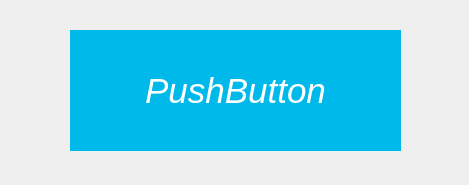
<?xml version="1.0" encoding="UTF-8"?>
<ui version="4.0">
 <class>button_widget</class>
 <widget class="QWidget" name="button_widget">
  <property name="geometry">
   <rect>
    <x>0</x>
    <y>0</y>
    <width>469</width>
    <height>185</height>
   </rect>
  </property>
  <property name="sizePolicy">
   <sizepolicy hsizetype="MinimumExpanding" vsizetype="MinimumExpanding">
    <horstretch>0</horstretch>
    <verstretch>0</verstretch>
   </sizepolicy>
  </property>
  <property name="windowTitle">
   <string>Form</string>
  </property>
  <property name="autoFillBackground">
   <bool>false</bool>
  </property>
  <widget class="QPushButton" name="button">
   <property name="geometry">
    <rect>
     <x>70</x>
     <y>30</y>
     <width>331</width>
     <height>121</height>
    </rect>
   </property>
   <property name="palette">
    <palette>
     <active>
      <colorrole role="WindowText">
       <brush brushstyle="SolidPattern">
        <color alpha="255">
         <red>255</red>
         <green>255</green>
         <blue>255</blue>
        </color>
       </brush>
      </colorrole>
      <colorrole role="Button">
       <brush brushstyle="SolidPattern">
        <color alpha="255">
         <red>0</red>
         <green>185</green>
         <blue>235</blue>
        </color>
       </brush>
      </colorrole>
      <colorrole role="Text">
       <brush brushstyle="SolidPattern">
        <color alpha="255">
         <red>255</red>
         <green>255</green>
         <blue>255</blue>
        </color>
       </brush>
      </colorrole>
      <colorrole role="ButtonText">
       <brush brushstyle="SolidPattern">
        <color alpha="255">
         <red>255</red>
         <green>255</green>
         <blue>255</blue>
        </color>
       </brush>
      </colorrole>
      <colorrole role="Base">
       <brush brushstyle="SolidPattern">
        <color alpha="255">
         <red>0</red>
         <green>185</green>
         <blue>235</blue>
        </color>
       </brush>
      </colorrole>
      <colorrole role="Window">
       <brush brushstyle="SolidPattern">
        <color alpha="255">
         <red>0</red>
         <green>185</green>
         <blue>235</blue>
        </color>
       </brush>
      </colorrole>
     </active>
     <inactive>
      <colorrole role="WindowText">
       <brush brushstyle="SolidPattern">
        <color alpha="255">
         <red>255</red>
         <green>255</green>
         <blue>255</blue>
        </color>
       </brush>
      </colorrole>
      <colorrole role="Button">
       <brush brushstyle="SolidPattern">
        <color alpha="255">
         <red>0</red>
         <green>185</green>
         <blue>235</blue>
        </color>
       </brush>
      </colorrole>
      <colorrole role="Text">
       <brush brushstyle="SolidPattern">
        <color alpha="255">
         <red>255</red>
         <green>255</green>
         <blue>255</blue>
        </color>
       </brush>
      </colorrole>
      <colorrole role="ButtonText">
       <brush brushstyle="SolidPattern">
        <color alpha="255">
         <red>255</red>
         <green>255</green>
         <blue>255</blue>
        </color>
       </brush>
      </colorrole>
      <colorrole role="Base">
       <brush brushstyle="SolidPattern">
        <color alpha="255">
         <red>0</red>
         <green>185</green>
         <blue>235</blue>
        </color>
       </brush>
      </colorrole>
      <colorrole role="Window">
       <brush brushstyle="SolidPattern">
        <color alpha="255">
         <red>0</red>
         <green>185</green>
         <blue>235</blue>
        </color>
       </brush>
      </colorrole>
     </inactive>
     <disabled>
      <colorrole role="WindowText">
       <brush brushstyle="SolidPattern">
        <color alpha="255">
         <red>255</red>
         <green>255</green>
         <blue>255</blue>
        </color>
       </brush>
      </colorrole>
      <colorrole role="Button">
       <brush brushstyle="SolidPattern">
        <color alpha="255">
         <red>0</red>
         <green>185</green>
         <blue>235</blue>
        </color>
       </brush>
      </colorrole>
      <colorrole role="Text">
       <brush brushstyle="SolidPattern">
        <color alpha="255">
         <red>255</red>
         <green>255</green>
         <blue>255</blue>
        </color>
       </brush>
      </colorrole>
      <colorrole role="ButtonText">
       <brush brushstyle="SolidPattern">
        <color alpha="255">
         <red>255</red>
         <green>255</green>
         <blue>255</blue>
        </color>
       </brush>
      </colorrole>
      <colorrole role="Base">
       <brush brushstyle="SolidPattern">
        <color alpha="255">
         <red>0</red>
         <green>185</green>
         <blue>235</blue>
        </color>
       </brush>
      </colorrole>
      <colorrole role="Window">
       <brush brushstyle="SolidPattern">
        <color alpha="255">
         <red>0</red>
         <green>185</green>
         <blue>235</blue>
        </color>
       </brush>
      </colorrole>
     </disabled>
    </palette>
   </property>
   <property name="font">
    <font>
     <pointsize>26</pointsize>
     <italic>true</italic>
    </font>
   </property>
   <property name="cursor">
    <cursorShape>OpenHandCursor</cursorShape>
   </property>
   <property name="contextMenuPolicy">
    <enum>Qt::NoContextMenu</enum>
   </property>
   <property name="autoFillBackground">
    <bool>false</bool>
   </property>
   <property name="styleSheet">
    <string notr="true">background-color: rgb(0, 185, 235);
color: rgb(255, 255, 255);
border: 0px;</string>
   </property>
   <property name="text">
    <string>PushButton</string>
   </property>
   <property name="flat">
    <bool>true</bool>
   </property>
  </widget>
 </widget>
 <resources/>
 <connections/>
</ui>
